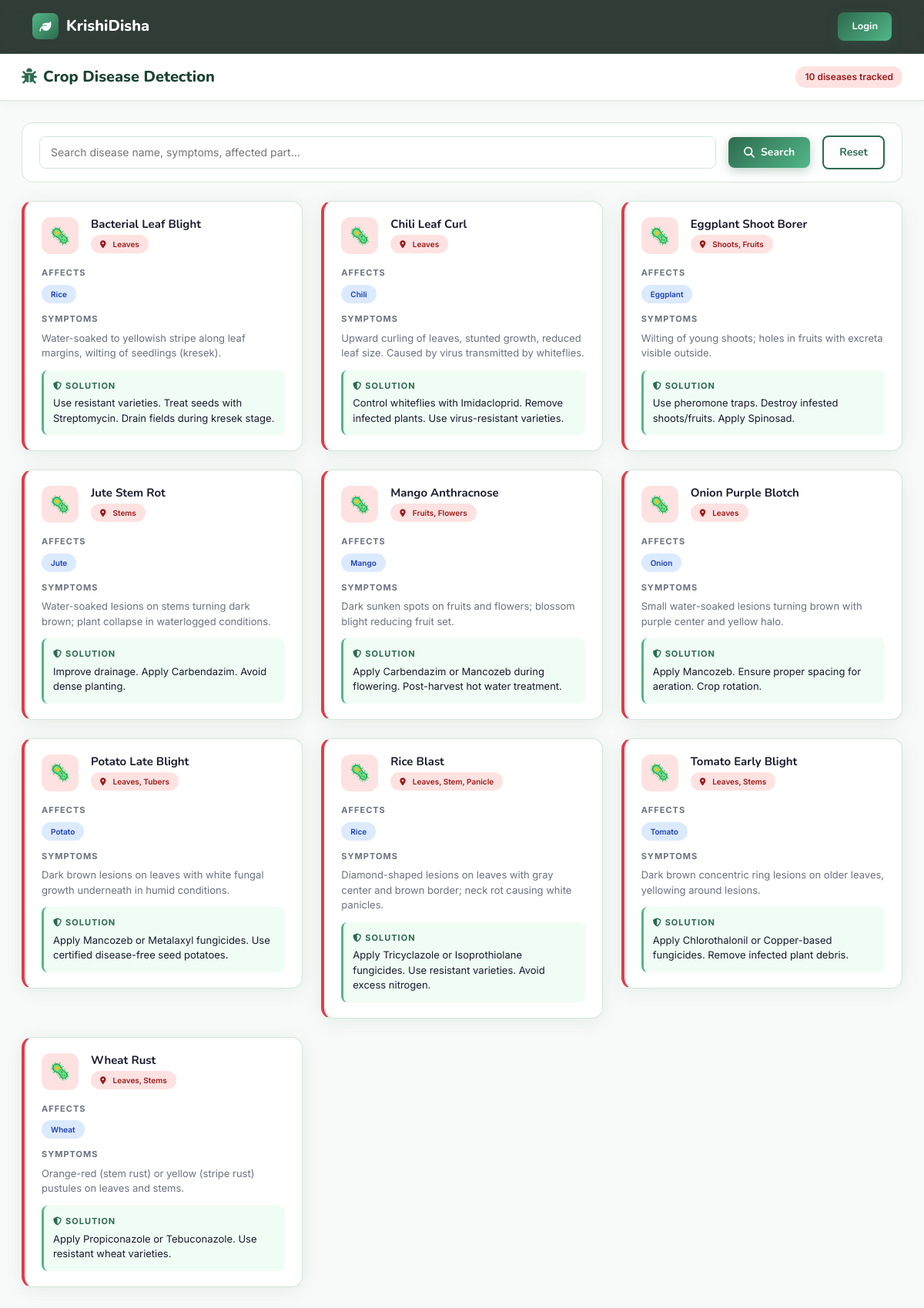
/modules/disease.php, run on the app's committed database.
### tables this page shows
CREATE TABLE DISEASE (
    id INT AUTO_INCREMENT PRIMARY KEY,
    name VARCHAR(200) NOT NULL,
    image VARCHAR(255),
    symptoms TEXT,
    solution TEXT,
    affected_part VARCHAR(100)
);

### includes/auth_check.php (called while the page is built, shortened)
<?php
function isLoggedIn(): bool {
    return isset($_SESSION['user_id']);
}

### modules/disease.php (the view, shortened to what this page needs)
<?php
require_once __DIR__ . '/../includes/auth_check.php';
require_once __DIR__ . '/../config/db.php';
$search = trim($_GET['q'] ?? '');
$where  = $search ? "WHERE d.name LIKE ? OR d.symptoms LIKE ? OR d.affected_part LIKE ?" : "";
$params = $search ? ["%$search%","%$search%","%$search%"] : [];
$stmt = $pdo->prepare("
    SELECT d.*, GROUP_CONCAT(c.name SEPARATOR ', ') as affected_crops
    FROM DISEASE d
    LEFT JOIN CROP_DISEASE cd ON d.id=cd.disease_id
    LEFT JOIN CROP c ON cd.crop_id=c.id
    $where
    GROUP BY d.id
    ORDER BY d.name ASC
");
$stmt->execute($params);
$diseases = $stmt->fetchAll();
?>
<?php include __DIR__ . '/../includes/header.php'; ?>
<?php $isAuth = isLoggedIn(); ?>
<?php if ($isAuth): ?>
<div class="layout-wrapper">
<?php include __DIR__ . '/../includes/sidebar.php'; ?>
<div class="main-content">
<?php else: ?>
<nav class="kd-navbar"><div class="container"><div class="d-flex align-items-center justify-content-between"><a href="/KrishiDisha/index.php" class="navbar-brand" style="display:flex;align-items:center;gap:10px;font-family:'Nunito',sans-serif;font-size:20px;font-weight:800;color:#fff;"><div style="width:34px;height:34px;background:linear-gradient(135deg,#52b788,#2d6a4f);border-radius:8px;display:flex;align-items:center;justify-content:center;"><i class="fa-solid fa-leaf" style="color:#fff;font-size:15px;"></i></div>KrishiDisha</a><a href="/KrishiDisha/auth/login.php" class="btn-kd btn-kd-primary" style="padding:8px 18px;font-size:13px;">Login</a></div></div></nav>
<div style="padding-top:70px;">
<?php endif; ?>
<div class="topbar">
    <div class="d-flex align-items-center gap-3">
        <div class="topbar-title"><i class="fa-solid fa-bug me-2" style="color:var(--danger);"></i>Crop Disease Detection</div>
    </div>
    <div class="topbar-actions">
        <span class="badge-kd badge-danger"><?= count($diseases) ?> diseases tracked</span>
    </div>
</div>
<div class="page-body">
    <form class="filter-bar" method="GET">
        <input type="text" name="q" placeholder="Search disease name, symptoms, affected part..." value="<?= htmlspecialchars($search) ?>" style="flex:2;">
        <button type="submit" class="btn-kd btn-kd-primary"><i class="fa-solid fa-search"></i> Search</button>
        <a href="disease.php" class="btn-kd btn-kd-outline">Reset</a>
    </form>
    <div class="row g-4">
        <?php foreach ($diseases as $d): ?>
        <div class="col-md-6 col-lg-4">
            <div class="card-kd" style="border-left:4px solid var(--danger);">
                <div class="card-body-kd">
                    <div class="d-flex align-items-start gap-3 mb-3">
                        <?php if (empty($d['image']) || !file_exists(__DIR__.'/../'.$d['image'])): ?>
                        <div style="width:48px;height:48px;background:#fee2e2;border-radius:12px;display:flex;align-items:center;justify-content:center;font-size:22px;flex-shrink:0;">🦠</div>
                        <?php endif; ?>
                        <div style="flex:1;">
                            <h5 style="font-size:15px;margin-bottom:4px;"><?= htmlspecialchars($d['name']) ?></h5>
                            <span class="badge-kd badge-danger" style="font-size:10px;"><i class="fa-solid fa-location-dot me-1"></i><?= htmlspecialchars($d['affected_part'] ?? 'N/A') ?></span>
                        </div>
                    </div>
                    <?php if ($d['affected_crops']): ?>
                    <div style="margin-bottom:12px;">
                        <div style="font-size:11px;font-weight:700;text-transform:uppercase;letter-spacing:1px;color:var(--text-muted);margin-bottom:6px;">Affects</div>
                        <div style="display:flex;flex-wrap:wrap;gap:4px;">
                            <?php foreach (explode(', ', $d['affected_crops']) as $crop): ?>
                            <span class="badge-kd badge-info" style="font-size:10px;"><?= htmlspecialchars(trim($crop)) ?></span>
                            <?php endforeach; ?>
                        </div>
                    </div>
                    <?php endif; ?>
                    <div style="margin-bottom:12px;">
                        <div style="font-size:11px;font-weight:700;text-transform:uppercase;letter-spacing:1px;color:var(--text-muted);margin-bottom:6px;">Symptoms</div>
                        <p style="font-size:13px;color:var(--text-muted);line-height:1.5;margin:0;"><?= htmlspecialchars($d['symptoms'] ?? 'N/A') ?></p>
                    </div>
                    <div style="background:#f0fdf4;border-radius:8px;padding:12px;border-left:3px solid var(--primary-light);">
                        <div style="font-size:11px;font-weight:700;text-transform:uppercase;letter-spacing:1px;color:var(--primary);margin-bottom:4px;"><i class="fa-solid fa-shield-halved me-1"></i>Solution</div>
                        <p style="font-size:13px;color:var(--text);line-height:1.5;margin:0;"><?= htmlspecialchars($d['solution'] ?? 'N/A') ?></p>
                    </div>
                </div>
            </div>
        </div>
        <?php endforeach; ?>
    </div>
</div>
<?php if ($isAuth): ?></div></div><?php else: ?></div><?php endif; ?>
<?php include __DIR__ . '/../includes/footer.php'; ?>

### assets/css/style.css (style rules this page uses)
:root { --primary: #2d6a4f; --primary-light: #52b788; --primary-dark: #1b4332; --accent: #74c69d; --accent2: #b7e4c7; --accent3: #d8f3dc; --gold: #f4a261; --gold-light: #ffd166; --danger: #e63946; --warning: #f4a261; --info: #4895ef; --dark: #0d1b14; --dark2: #162820; --dark3: #1e3a2f; --surface: #ffffff; --surface2: #f8faf9; --surface3: #eef6f1; --text: #1a1a2e; --text-muted: #6b7280; --border: #d1e7d8; --sidebar-w: 260px; --radius: 14px; --radius-sm: 8px; --shadow: 0 4px 24px rgba(45,106,79,0.10); --shadow-lg: 0 8px 40px rgba(45,106,79,0.18); --transition: 0.25s cubic-bezier(0.4,0,0.2,1); }
*, *::before, *::after { box-sizing: border-box; margin: 0; padding: 0; }
html { scroll-behavior: smooth; }
body { font-family: 'Inter', sans-serif; font-size: 15px; color: var(--text); background: var(--surface2); line-height: 1.6; }
h1,h2,h3,h4,h5,h6 { font-family: 'Nunito', sans-serif; font-weight: 700; }
a { text-decoration: none; color: inherit; }
.topbar { background: var(--surface); border-bottom: 1px solid var(--border); padding: 14px 28px; display: flex; align-items: center; justify-content: space-between; position: sticky; top: 0; z-index: 100; box-shadow: 0 2px 12px rgba(0,0,0,0.04); }
.topbar-title { font-family: 'Nunito', sans-serif; font-size: 20px; font-weight: 800; color: var(--primary-dark); }
.topbar-title i { color: var(--primary) !important; }
.topbar-actions { display: flex; align-items: center; gap: 12px; }
.page-body { padding: 28px; flex: 1; }
.card-kd { background: var(--surface); border: 1px solid var(--border); border-radius: var(--radius); box-shadow: var(--shadow); transition: transform var(--transition), box-shadow var(--transition); overflow: hidden; }
.card-kd .card-body-kd { padding: 20px 22px; }
.btn-kd { display: inline-flex; align-items: center; gap: 8px; padding: 9px 20px; border-radius: var(--radius-sm); font-family: 'Nunito', sans-serif; font-weight: 700; font-size: 14px; border: none; cursor: pointer; transition: all var(--transition); text-decoration: none; }
.btn-kd-primary { background: linear-gradient(135deg, var(--primary), var(--primary-light)); color: #fff; box-shadow: 0 4px 14px rgba(45,106,79,0.3); }
.btn-kd-outline { background: transparent; border: 2px solid var(--primary); color: var(--primary); }
.badge-kd { display: inline-flex; align-items: center; gap: 5px; padding: 4px 12px; border-radius: 20px; font-size: 12px; font-weight: 600; }
.badge-danger { background: #fee2e2; color: #991b1b; }
.badge-info { background: #dbeafe; color: #1e40af; }
.kd-navbar { position: fixed; top: 0; left: 0; right: 0; z-index: 999; padding: 16px 0; background: rgba(13,27,20,0.85); backdrop-filter: blur(16px); border-bottom: 1px solid rgba(82,183,136,0.15); transition: all var(--transition); }
.kd-navbar .navbar-brand { display: flex; align-items: center; gap: 10px; font-family: 'Nunito', sans-serif; font-size: 22px; font-weight: 800; color: #fff; }
.filter-bar { background: var(--surface); border: 1px solid var(--border); border-radius: var(--radius); padding: 16px 22px; margin-bottom: 24px; display: flex; gap: 16px; align-items: center; flex-wrap: wrap; }
.filter-bar input, .filter-bar select { flex: 1; min-width: 160px; padding: 9px 14px; border: 1.5px solid var(--border); border-radius: var(--radius-sm); font-size: 14px; outline: none; transition: border-color var(--transition); }

### data on the page
disease: name "Bacterial Leaf Blight", affected_part "Leaves", crop "Rice", symptoms "Water-soaked to yellowish stripe along leaf margins, wilting of seedlings (kresek).", solution "Use resistant varieties. Treat seeds with Streptomycin. Drain fields during kresek stage."
disease: name "Chili Leaf Curl", affected_part "Leaves", crop "Chili", symptoms "Upward curling of leaves, stunted growth, reduced leaf size. Caused by virus transmitted by whiteflies.", solution "Control whiteflies with Imidacloprid. Remove infected plants. Use virus-resistant varieties."
disease: name "Eggplant Shoot Borer", affected_part "Shoots, Fruits", crop "Eggplant", symptoms "Wilting of young shoots; holes in fruits with excreta visible outside.", solution "Use pheromone traps. Destroy infested shoots/fruits. Apply Spinosad."
disease: name "Jute Stem Rot", affected_part "Stems", crop "Jute", symptoms "Water-soaked lesions on stems turning dark brown; plant collapse in waterlogged conditions.", solution "Improve drainage. Apply Carbendazim. Avoid dense planting."
disease: name "Mango Anthracnose", affected_part "Fruits, Flowers", crop "Mango", symptoms "Dark sunken spots on fruits and flowers; blossom blight reducing fruit set.", solution "Apply Carbendazim or Mancozeb during flowering. Post-harvest hot water treatment."
disease: name "Onion Purple Blotch", affected_part "Leaves", crop "Onion", symptoms "Small water-soaked lesions turning brown with purple center and yellow halo.", solution "Apply Mancozeb. Ensure proper spacing for aeration. Crop rotation."
disease: name "Potato Late Blight", affected_part "Leaves, Tubers", crop "Potato", symptoms "Dark brown lesions on leaves with white fungal growth underneath in humid conditions.", solution "Apply Mancozeb or Metalaxyl fungicides. Use certified disease-free seed potatoes."
disease: name "Rice Blast", affected_part "Leaves, Stem, Panicle", crop "Rice", symptoms "Diamond-shaped lesions on leaves with gray center and brown border; neck rot causing white panicles.", solution "Apply Tricyclazole or Isoprothiolane fungicides. Use resistant varieties. Avoid excess nitrogen."
disease: name "Tomato Early Blight", affected_part "Leaves, Stems", crop "Tomato", symptoms "Dark brown concentric ring lesions on older leaves, yellowing around lesions.", solution "Apply Chlorothalonil or Copper-based fungicides. Remove infected plant debris."
disease: name "Wheat Rust", affected_part "Leaves, Stems", crop "Wheat", symptoms "Orange-red (stem rust) or yellow (stripe rust) pustules on leaves and stems.", solution "Apply Propiconazole or Tebuconazole. Use resistant wheat varieties."

### other printed values
count($diseases) "10"
